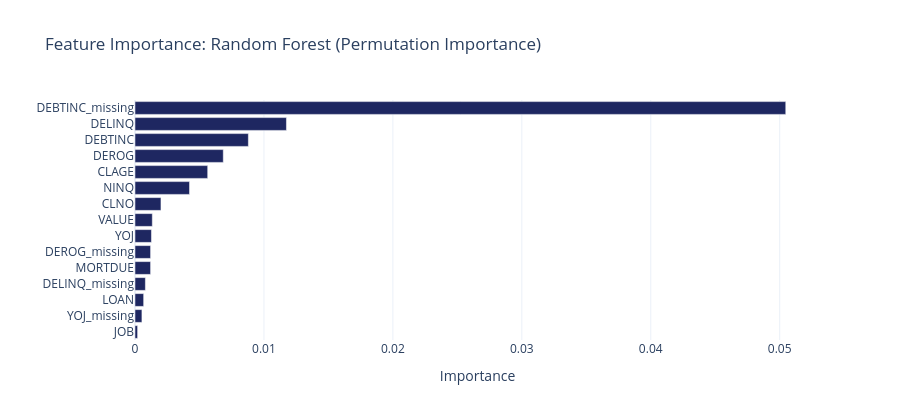

Source (notebook cell):
### Markdown cell above
---
## 9. Feature Importance: Permutation Importance

### Code cell
# Permutation importance on test set
perm_importance = permutation_importance(
    best_rf, X_test, y_test,
    n_repeats=10, random_state=RANDOM_STATE, n_jobs=-1,
)
importances_perm = perm_importance.importances_mean

# Use transformed feature names that match the array length
if hasattr(X_test, "columns"):
    perm_names = list(X_test.columns)
else:
    perm_names = [f"Feature {i}" for i in range(len(importances_perm))]

fig_perm = plot_feature_importance(importances_perm, perm_names, MODEL_NAME, "Permutation Importance")
fig_perm.show()
save_chart(fig_perm, MODEL_SLUG, "feature_importance_permutation")

### Figure 1 — Plotly figure (JSON) as saved in the notebook; plotly's stock layout.template omitted (floating-point values rounded to 4 significant figures)
{"data": [{"hovertemplate": "importance=%{x}<br>feature=%{y}<extra></extra>", "legendgroup": "", "marker": {"color": "#1E2761", "pattern": {"shape": ""}}, "name": "", "orientation": "h", "showlegend": false, "textposition": "auto", "type": "bar", "x": [0.0002013, 0.0005369, 0.0006711, 0.0008054, 0.001208, 0.001208, 0.001275, 0.001342, 0.002013, 0.004228, 0.005638, 0.006846, 0.008792, 0.01174, 0.05047], "xaxis": "x", "y": ["JOB", "YOJ_missing", "LOAN", "DELINQ_missing", "MORTDUE", "DEROG_missing", "YOJ", "VALUE", "CLNO", "NINQ", "CLAGE", "DEROG", "DEBTINC", "DELINQ", "DEBTINC_missing"], "yaxis": "y"}], "layout": {"barmode": "relative", "height": 420, "legend": {"tracegroupgap": 0}, "title": {"text": "Feature Importance: Random Forest (Permutation Importance)"}, "xaxis": {"anchor": "y", "domain": [0, 1], "title": {"text": "Importance"}}, "yaxis": {"anchor": "x", "domain": [0, 1], "title": {"text": ""}}}}
